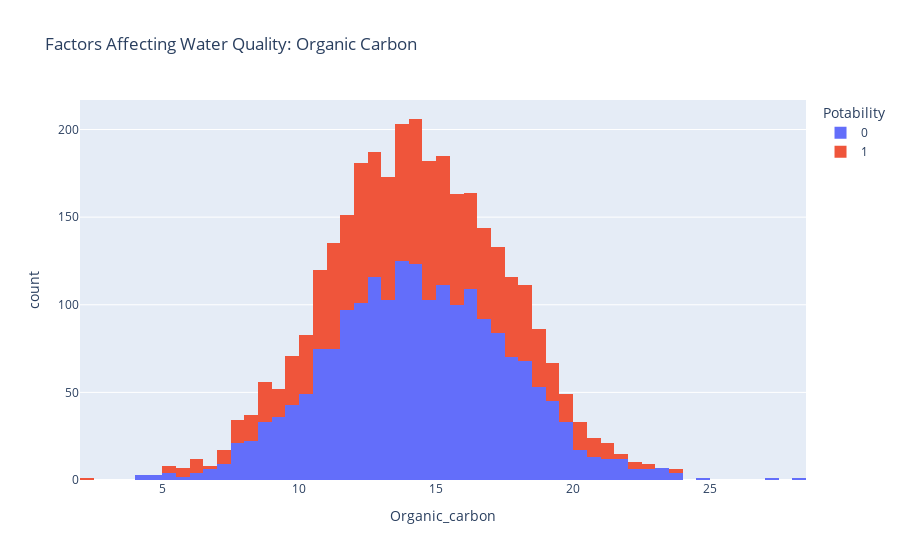

Write notebook code for a chart like this one.
### Markdown cell above
Nước là chất dẫn điện tốt, nhưng dạng nước tinh khiết nhất không phải là chất dẫn điện tốt. Nước có độ dẫn điện dưới 500 có thể uống được.

### Code cell
figure = px.histogram(data, x = "Organic_carbon", 
                      color = "Potability", 
                      title= "Factors Affecting Water Quality: Organic Carbon")
figure.show()

### Figure 1 — Plotly figure (JSON) as saved in the notebook; plotly's stock layout.template omitted (floating-point values rounded to 4 significant figures; data arrays with more than 128 entries replaced by an {"elided": "..."} marker saying what was removed)
{"data": [{"alignmentgroup": "True", "bingroup": "x", "hovertemplate": "Potability=0<br>Organic_carbon=%{x}<br>count=%{y}<extra></extra>", "legendgroup": "0", "marker": {"color": "#636efa", "pattern": {"shape": ""}}, "name": "0", "offsetgroup": "0", "orientation": "v", "showlegend": true, "type": "histogram", "x": {"elided": "1998 float values"}, "xaxis": "x", "yaxis": "y"}, {"alignmentgroup": "True", "bingroup": "x", "hovertemplate": "Potability=1<br>Organic_carbon=%{x}<br>count=%{y}<extra></extra>", "legendgroup": "1", "marker": {"color": "#EF553B", "pattern": {"shape": ""}}, "name": "1", "offsetgroup": "1", "orientation": "v", "showlegend": true, "type": "histogram", "x": {"elided": "1278 float values"}, "xaxis": "x", "yaxis": "y"}], "layout": {"autosize": true, "barmode": "relative", "legend": {"title": {"text": "Potability"}, "tracegroupgap": 0}, "title": {"text": "Factors Affecting Water Quality: Organic Carbon"}, "xaxis": {"anchor": "y", "autorange": true, "domain": [0, 1], "range": [2, 28.5], "title": {"text": "Organic_carbon"}, "type": "linear"}, "yaxis": {"anchor": "x", "autorange": true, "domain": [0, 1], "range": [0, 216.8], "title": {"text": "count"}}}}
